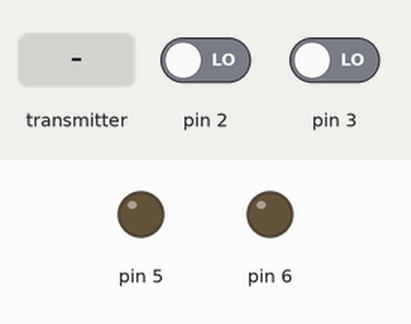
This program was run on a simulated Arduino Nano, built with avr-gcc and run on an emulated ATmega328P. On the bench: output pins drawn as LEDs (lit = HIGH). The test bench sets the inputs (shaded band); at power-on: pin 2 LOW, pin 3 LOW. No radio packets arrive unless stated.

Above: at 1.2 s.
1.3 s: the transmitter starts sending VelA = 25
At 2.2 s:
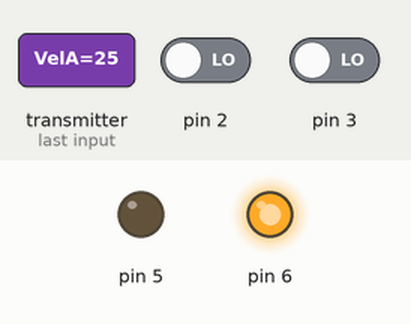
2.8 s: the transmitter starts sending VelB = 25
At 3.1 s:
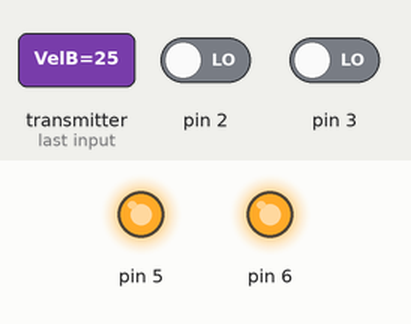
Timing chart, 0 to 5.8 s (numbered marks = the images above; inputs shaded):
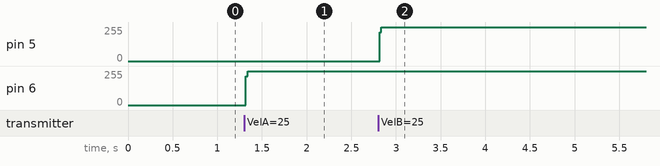

Measured:
- after the input at 1.3 s, pin 6: 0/255 → 255/255 at once
- after the input at 2.8 s, pin 5: 0/255 → 255/255 at once

The program:

main.cpp
```cpp
#include <Arduino.h>
#include <RF24.h>
#include <RF24_config.h>
#include <nRF24L01.h>
#include <printf.h>

#include "MotorController.hpp"
#include "CommProtocal.hpp"

// Pin definitions for RF24 module
#define CE_PIN 7
#define CSN_PIN 8

// Communication addresses
#define PC_ADDRESS 0xA5
#define ROBOT_ADDRESS 0xB5

// Packet definitions
#define PACKET_ACK 0x01
#define PACKET_START_BYTE 0x55
#define PACKET_HEADER 0xAA55
#define ENCODER_PACKET_ID 0x01
#define RANGE_PACKET_ID 0x03
#define SERIAL_MAX_WAIT_MS 10

// Function prototypes for encoder interrupts
void ENC_ISR_A();
void ENC_ISR_B();

// RF24 radio object
RF24 radio(CE_PIN, CSN_PIN);

// Closed Loop motor controller objects
MotorController motorA(6, 2, ENC_ISR_A);
MotorController motorB(5, 3, ENC_ISR_B);

// Volatile variables to store encoder counts
volatile uint32_t countA = 0;
volatile uint32_t countB = 0;

// Target velocities for motors
float targetVelA = 0;
float targetVelB = 0;

// Flags for acknowledgments
bool radioAck = false;
bool serialAck = false;

void setup()
{
    // Initialize serial communication
    Serial.begin(115200);
    while (!Serial);

    // Initialize RF24 radio module
    if (!radio.begin())
    {
        Serial.println("Radio Module Not Responding");
        while (true); // Halt execution if radio fails to initialize
    }

    // Configure RF24 settings
    radio.setPALevel(RF24_PA_HIGH);
    radio.setDataRate(RF24_2MBPS);
    radio.openWritingPipe(PC_ADDRESS);
    radio.openReadingPipe(1, ROBOT_ADDRESS);
    radio.startListening();
}

void loop()
{
    static uint32_t lastTx = 0; // Timestamp for last transmission
    static CommandPacket rxCommand; // Received command packet
    static EncoderDataPacket EncoderTX; // Encoder data packet to transmit

    // Check if data is available from the radio
    if (radio.available())
    {
        // Read the received command packet
        radio.read((uint8_t*)&rxCommand, sizeof(rxCommand));

        // Update target velocities based on received command
        targetVelA = rxCommand.VelA;
        targetVelB = rxCommand.VelB;
    }

    // Check if data is available on the serial port from the UWB Module
    if (Serial.available())
    {
        if (Serial.peek() == PACKET_ACK)
        {
            // Handle acknowledgment packet
            Serial.read();
            serialAck = true;
        }
        else if (Serial.peek() == PACKET_START_BYTE)
        {
            // Handle range packet
            LandmarkPacket rxSerialPacket;
            Serial.readBytes((uint8_t*)&rxSerialPacket, sizeof(LandmarkPacket));
            uint16_t checksum = calculateChecksum((uint8_t*)&rxSerialPacket, sizeof(LandmarkPacket)); // Check packet is valid

            if (rxSerialPacket.header == PACKET_HEADER && rxSerialPacket.packetID == RANGE_PACKET_ID && rxSerialPacket.Checksum == checksum)
            {
                // Forward range packet to the radio to be sent to PC
                radio.stopListening();
                radioAck = radio.write((uint8_t*)&rxSerialPacket, sizeof(LandmarkPacket));
                radio.startListening();
            }
        }
        else
        {
            Serial.read();
        }
    }

    // Transmit encoder data every 20ms / at 50Hz
    if (millis() - lastTx > 20)
    {
        lastTx = millis();

        // Prepare encoder data packet
        EncoderTX.encA = motorA.GetPosition();
        EncoderTX.encB = motorB.GetPosition();
        EncoderTX.velA = motorA.GetVelocity();
        EncoderTX.velB = motorB.GetVelocity();
        EncoderTX.Checksum = calculateChecksum((uint8_t*)&EncoderTX, sizeof(EncoderDataPacket));

        // Transmit encoder data packet
        radio.stopListening();
        radio.write((uint8_t*)&EncoderTX, sizeof(EncoderDataPacket));
        radio.startListening();
    }

    // Update motor controllers with target velocities and encoder counts
    motorA.Update(targetVelA, countA);
    motorB.Update(targetVelB, countB);
}

// Interrupt for Encoder A
void ENC_ISR_A()
{
    countA++;
}

// Interrupt for Encoder B
void ENC_ISR_B()
{
    countB++;
}
```

CommProtocal.hpp
```cpp
#include <Arduino.h>

#define PACKET_ACK 0x01
#define PACKET_START_BYTE 0x55
#define PACKET_HEADER 0xAA55
#define PACKET_END 0xFF

#define ENCODER_PACKET_ID 0x01
#define COMMAND_PACKET_ID 0x02
#define LANDMARK_PACKET_ID 0x03
#define STATUS_PACKET_ID 0x04

struct LandmarkPacket
{
    uint16_t header = PACKET_HEADER;
    uint8_t packetID = LANDMARK_PACKET_ID;
    uint16_t Checksum = 0x00; // checksum placeholder
    uint8_t LandmarkID = 0x00; // anchor ID (A or B)
    float range = 0.0; // range in meters
    float rxPower; // new field to store the received power
};

// Data packet structures
struct EncoderDataPacket
{
    uint16_t header = PACKET_HEADER;
    uint8_t packetID = ENCODER_PACKET_ID; // Encoder Data Packet ID
    uint16_t Checksum = 0x00; // checksum placeholder
    float encA = 0.0;
    float encB = 0.0;
    float velA = 0.0;
    float velB = 0.0;
}; // 19 Bytes Total (In theory)

struct CommandPacket
{
    uint16_t header = PACKET_HEADER;
    uint8_t packetID = COMMAND_PACKET_ID; // Command Packet ID
    uint16_t Checksum = 0x00; // checksum placeholder
    float VelA = 0.0;
    float VelB = 0.0;
};

struct StatusPacket
{
    uint16_t header = PACKET_HEADER;
    uint8_t packetID = STATUS_PACKET_ID;
    uint16_t Checksum = 0x00; // checksum placeholder
    bool connected = false;
};

uint16_t calculateChecksum(uint8_t* data, size_t size)
{
    uint16_t checksum = 0;
    for (size_t i = 0; i < size; i++)
    {
        //Exlcude the checksum byte itself from the checksum calculation
        if (i != 3 && i != 4)
        {
            checksum += data[i];
        }
    }
    return checksum;
}

// Writes packet data in 32-byte blocks to the serial port
void writePacketToSerial(uint8_t* data, size_t size)
{
    Serial.write(data, size);
    for (unsigned int i = size; i < 31; i++)
    {
        Serial.write(0x00);
    }
    Serial.write(PACKET_END);
}
```

MotorController.hpp
```cpp
#include <Arduino.h>

class MotorController
{
private:

    // Pin Definitions
    uint8_t FWD_PIN;
    uint8_t INTR_PIN;

    // Encoder Variables
    uint32_t encoderCount = 0;
    uint32_t countLast = 0;

    // PI Controller
    const float kp = 0.1, ki = 1.5;
    float errorIntegral = 0;
    float targetV = 0;

    // Velocity Filter
    float velFilt = 0;
    float velPrev = 0;

    // Constants
    const float countsPerRev = 823.1 * 2;
    const float countsToRadians = (2.0f * PI) / countsPerRev; // Precompute conversion

    // Timing
    uint32_t lastUpdate = 0;
    const uint16_t sampleRate = 50; // Hz
    const uint32_t sampleTime = (1.0 / (float)sampleRate) * 1e6;

    // Pointer to ISR function
    void (*EncoderISR)(void) = nullptr;

public:
    MotorController(uint8_t FWD_PIN, uint8_t INTR_PIN, void (*EncoderISR)(void));
    ~MotorController();
    void Update(float setpoint, volatile uint32_t& count);
    float GetVelocity();
    float GetPosition();
};

MotorController::MotorController(uint8_t FWD_PIN, uint8_t INTR_PIN, void (*EncoderISR)(void))
{
    this->FWD_PIN = FWD_PIN;
    this->INTR_PIN = INTR_PIN;
    this->EncoderISR = EncoderISR;
    pinMode(FWD_PIN, OUTPUT);
    attachInterrupt(digitalPinToInterrupt(INTR_PIN), EncoderISR, CHANGE);
}

MotorController::~MotorController()
{
    detachInterrupt(digitalPinToInterrupt(INTR_PIN));
}

void MotorController::Update(float setpoint, volatile uint32_t& count)
{
    uint32_t now = micros();
    if (now - lastUpdate < sampleTime) return; // Only update at sample Rate
    float dt = (now - lastUpdate) * 1e-6f; // Convert to seconds
    lastUpdate = now;

    // Safely read count
    noInterrupts();
    encoderCount = count;
    interrupts();

    // Calculate velocity
    float vel = (encoderCount - countLast) / dt;
    countLast = encoderCount;

    // Apply low-pass filter to velocity
    velFilt = 0.614 * velFilt + 0.193 * vel + 0.193 * velPrev; // 10Hz
    velPrev = vel;

    // Add bounds to target Velocity
    targetV = setpoint;
    targetV = (targetV > 2 * PI) ? 2 * PI : targetV;
    targetV = (targetV < 0.5) ? 0 : targetV;

    // PI Controller
    float e = targetV / countsToRadians - velFilt;
    float u = kp * e + ki * (errorIntegral += e * dt);

    // Anti-windup
    errorIntegral = (errorIntegral > 255) ? 255 : errorIntegral;
    errorIntegral = (errorIntegral < -255) ? -255 : errorIntegral;

    // Add bounds to control signal
    u = (u > 255) ? 255 : u;
    u = (u < 0) ? 0 : u;

    //Set PWM signal
    analogWrite(FWD_PIN, u);
}

// Get the velocity in radians per second
float MotorController::GetVelocity()
{
    return velFilt * countsToRadians;
}

// Get the position in radians
float MotorController::GetPosition()
{
    return encoderCount * countsToRadians;
}
```
